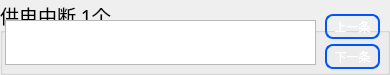
  <widget class="QGroupBox" name="groupBox_Alarm">
   <property name="geometry">
    <rect>
     <x>405</x>
     <y>400</y>
     <width>390</width>
     <height>75</height>
    </rect>
   </property>
   <property name="font">
    <font>
     <family>文泉驿等宽微米黑</family>
     <pointsize>14</pointsize>
     <weight>50</weight>
     <italic>false</italic>
     <bold>false</bold>
    </font>
   </property>
   <property name="focusPolicy">
    <enum>Qt::NoFocus</enum>
   </property>
   <property name="contextMenuPolicy">
    <enum>Qt::NoContextMenu</enum>
   </property>
   <property name="styleSheet">
    <string notr="true">QToolButton{
font: 14pt &quot;文泉驿等宽微米黑&quot;;
border:2px solid;
border-radius:8px;
color: white;
	border-color: rgb(0, 85, 255);
}
QToolButton:pressed{
font: 13pt &quot;文泉驿等宽微米黑&quot;;
background-color:rgb(85, 170, 255);
}
QTableWidget{
font: 13pt &quot;文泉驿等宽微米黑&quot;;
gridline-color: rgb(255, 255, 255);
}
QTableWidgetItem{
font: 13pt &quot;文泉驿等宽微米黑&quot;;
color: rgb(0, 0, 0);
}
</string>
   </property>
   <property name="title">
    <string>供电中断 1个</string>
   </property>
   <property name="alignment">
    <set>Qt::AlignLeading|Qt::AlignLeft|Qt::AlignTop</set>
   </property>
   <property name="flat">
    <bool>false</bool>
   </property>
   <widget class="QTableWidget" name="tabWid_Alarm">
    <property name="geometry">
     <rect>
      <x>5</x>
      <y>20</y>
      <width>311</width>
      <height>45</height>
     </rect>
    </property>
    <property name="font">
     <font>
      <family>文泉驿等宽微米黑</family>
      <pointsize>13</pointsize>
      <weight>50</weight>
      <italic>false</italic>
      <bold>false</bold>
     </font>
    </property>
    <property name="focusPolicy">
     <enum>Qt::NoFocus</enum>
    </property>
    <property name="styleSheet">
     <string notr="true"/>
    </property>
    <attribute name="horizontalHeaderDefaultSectionSize">
     <number>100</number>
    </attribute>
   </widget>
   <widget class="QToolButton" name="tBtn_downAlarm">
    <property name="geometry">
     <rect>
      <x>325</x>
      <y>44</y>
      <width>55</width>
      <height>25</height>
     </rect>
    </property>
    <property name="text">
     <string>下一条</string>
    </property>
   </widget>
   <widget class="QToolButton" name="tBtn_upAlarm">
    <property name="geometry">
     <rect>
      <x>325</x>
      <y>14</y>
      <width>55</width>
      <height>25</height>
     </rect>
    </property>
    <property name="text">
     <string>上一条</string>
    </property>
   </widget>
  </widget>
